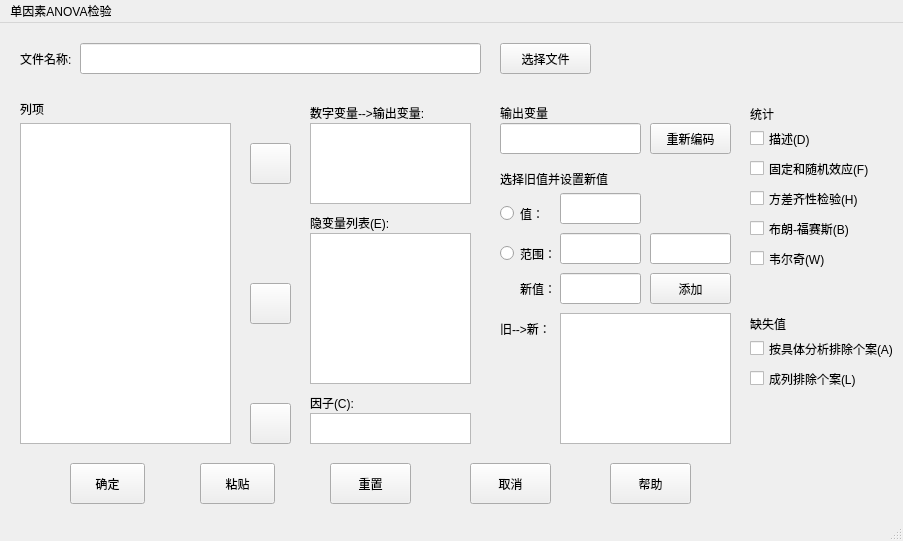
<?xml version="1.0" encoding="UTF-8"?>
<ui version="4.0">
 <class>MainWindow</class>
 <widget class="QMainWindow" name="MainWindow">
  <property name="geometry">
   <rect>
    <x>0</x>
    <y>0</y>
    <width>903</width>
    <height>541</height>
   </rect>
  </property>
  <property name="windowTitle">
   <string>MainWindow</string>
  </property>
  <widget class="QWidget" name="centralwidget">
   <widget class="QListWidget" name="listWidget">
    <property name="geometry">
     <rect>
      <x>20</x>
      <y>100</y>
      <width>211</width>
      <height>321</height>
     </rect>
    </property>
   </widget>
   <widget class="QLabel" name="label">
    <property name="geometry">
     <rect>
      <x>20</x>
      <y>80</y>
      <width>54</width>
      <height>12</height>
     </rect>
    </property>
    <property name="text">
     <string>列项</string>
    </property>
   </widget>
   <widget class="QLabel" name="label_2">
    <property name="geometry">
     <rect>
      <x>20</x>
      <y>20</y>
      <width>54</width>
      <height>31</height>
     </rect>
    </property>
    <property name="text">
     <string>文件名称:</string>
    </property>
   </widget>
   <widget class="QLineEdit" name="lineEdit_file">
    <property name="geometry">
     <rect>
      <x>80</x>
      <y>20</y>
      <width>401</width>
      <height>31</height>
     </rect>
    </property>
   </widget>
   <widget class="QPushButton" name="pushButton_select_file">
    <property name="geometry">
     <rect>
      <x>500</x>
      <y>20</y>
      <width>91</width>
      <height>31</height>
     </rect>
    </property>
    <property name="text">
     <string>选择文件</string>
    </property>
   </widget>
   <widget class="QPushButton" name="pushButton_1">
    <property name="geometry">
     <rect>
      <x>250</x>
      <y>120</y>
      <width>41</width>
      <height>41</height>
     </rect>
    </property>
    <property name="text">
     <string/>
    </property>
   </widget>
   <widget class="QPushButton" name="pushButton_2">
    <property name="geometry">
     <rect>
      <x>250</x>
      <y>260</y>
      <width>41</width>
      <height>41</height>
     </rect>
    </property>
    <property name="text">
     <string/>
    </property>
   </widget>
   <widget class="QPushButton" name="pushButton_3">
    <property name="geometry">
     <rect>
      <x>250</x>
      <y>380</y>
      <width>41</width>
      <height>41</height>
     </rect>
    </property>
    <property name="text">
     <string/>
    </property>
   </widget>
   <widget class="QListWidget" name="listWidget_show">
    <property name="geometry">
     <rect>
      <x>310</x>
      <y>100</y>
      <width>161</width>
      <height>81</height>
     </rect>
    </property>
   </widget>
   <widget class="QListWidget" name="listWidget_row">
    <property name="geometry">
     <rect>
      <x>310</x>
      <y>210</y>
      <width>161</width>
      <height>151</height>
     </rect>
    </property>
   </widget>
   <widget class="QListWidget" name="listWidget_col">
    <property name="geometry">
     <rect>
      <x>310</x>
      <y>390</y>
      <width>161</width>
      <height>31</height>
     </rect>
    </property>
   </widget>
   <widget class="QLabel" name="label_3">
    <property name="geometry">
     <rect>
      <x>310</x>
      <y>80</y>
      <width>161</width>
      <height>20</height>
     </rect>
    </property>
    <property name="text">
     <string>数字变量--&gt;输出变量:</string>
    </property>
   </widget>
   <widget class="QLabel" name="label_4">
    <property name="geometry">
     <rect>
      <x>310</x>
      <y>190</y>
      <width>161</width>
      <height>20</height>
     </rect>
    </property>
    <property name="text">
     <string>隐变量列表(E):</string>
    </property>
   </widget>
   <widget class="QLabel" name="label_5">
    <property name="geometry">
     <rect>
      <x>310</x>
      <y>370</y>
      <width>161</width>
      <height>20</height>
     </rect>
    </property>
    <property name="text">
     <string>因子(C):</string>
    </property>
   </widget>
   <widget class="QLabel" name="label_6">
    <property name="geometry">
     <rect>
      <x>500</x>
      <y>80</y>
      <width>54</width>
      <height>20</height>
     </rect>
    </property>
    <property name="text">
     <string>输出变量</string>
    </property>
   </widget>
   <widget class="QPushButton" name="recode_Button">
    <property name="geometry">
     <rect>
      <x>650</x>
      <y>100</y>
      <width>81</width>
      <height>31</height>
     </rect>
    </property>
    <property name="text">
     <string>重新编码</string>
    </property>
   </widget>
   <widget class="QLabel" name="label_7">
    <property name="geometry">
     <rect>
      <x>500</x>
      <y>140</y>
      <width>121</width>
      <height>31</height>
     </rect>
    </property>
    <property name="text">
     <string>选择旧值并设置新值</string>
    </property>
   </widget>
   <widget class="QRadioButton" name="radioButton">
    <property name="geometry">
     <rect>
      <x>500</x>
      <y>180</y>
      <width>51</width>
      <height>21</height>
     </rect>
    </property>
    <property name="text">
     <string>值：</string>
    </property>
   </widget>
   <widget class="QRadioButton" name="radioButton_2">
    <property name="geometry">
     <rect>
      <x>500</x>
      <y>220</y>
      <width>51</width>
      <height>21</height>
     </rect>
    </property>
    <property name="text">
     <string>范围：</string>
    </property>
   </widget>
   <widget class="QLabel" name="label_8">
    <property name="geometry">
     <rect>
      <x>520</x>
      <y>250</y>
      <width>31</width>
      <height>31</height>
     </rect>
    </property>
    <property name="text">
     <string>新值：</string>
    </property>
   </widget>
   <widget class="QPushButton" name="pushButton_add">
    <property name="geometry">
     <rect>
      <x>650</x>
      <y>250</y>
      <width>81</width>
      <height>31</height>
     </rect>
    </property>
    <property name="text">
     <string>添加</string>
    </property>
   </widget>
   <widget class="QLabel" name="label_9">
    <property name="geometry">
     <rect>
      <x>500</x>
      <y>290</y>
      <width>51</width>
      <height>31</height>
     </rect>
    </property>
    <property name="text">
     <string>旧--&gt;新：</string>
    </property>
   </widget>
   <widget class="QLineEdit" name="lineEdit_new">
    <property name="geometry">
     <rect>
      <x>560</x>
      <y>250</y>
      <width>81</width>
      <height>31</height>
     </rect>
    </property>
   </widget>
   <widget class="QLineEdit" name="lineEdit_low">
    <property name="geometry">
     <rect>
      <x>560</x>
      <y>210</y>
      <width>81</width>
      <height>31</height>
     </rect>
    </property>
   </widget>
   <widget class="QLineEdit" name="lineEdit_old">
    <property name="geometry">
     <rect>
      <x>560</x>
      <y>170</y>
      <width>81</width>
      <height>31</height>
     </rect>
    </property>
   </widget>
   <widget class="QLineEdit" name="lineEdit_up">
    <property name="geometry">
     <rect>
      <x>650</x>
      <y>210</y>
      <width>81</width>
      <height>31</height>
     </rect>
    </property>
   </widget>
   <widget class="QListWidget" name="listWidget_show_recode">
    <property name="geometry">
     <rect>
      <x>560</x>
      <y>290</y>
      <width>171</width>
      <height>131</height>
     </rect>
    </property>
   </widget>
   <widget class="QPushButton" name="submit_Button">
    <property name="geometry">
     <rect>
      <x>70</x>
      <y>440</y>
      <width>75</width>
      <height>41</height>
     </rect>
    </property>
    <property name="text">
     <string>确定</string>
    </property>
   </widget>
   <widget class="QPushButton" name="paste_Button">
    <property name="geometry">
     <rect>
      <x>200</x>
      <y>440</y>
      <width>75</width>
      <height>41</height>
     </rect>
    </property>
    <property name="text">
     <string>粘贴</string>
    </property>
   </widget>
   <widget class="QPushButton" name="reset_Button">
    <property name="geometry">
     <rect>
      <x>330</x>
      <y>440</y>
      <width>81</width>
      <height>41</height>
     </rect>
    </property>
    <property name="text">
     <string>重置</string>
    </property>
   </widget>
   <widget class="QPushButton" name="cancel_Button">
    <property name="geometry">
     <rect>
      <x>470</x>
      <y>440</y>
      <width>81</width>
      <height>41</height>
     </rect>
    </property>
    <property name="text">
     <string>取消</string>
    </property>
   </widget>
   <widget class="QPushButton" name="help_Button_">
    <property name="geometry">
     <rect>
      <x>610</x>
      <y>440</y>
      <width>81</width>
      <height>41</height>
     </rect>
    </property>
    <property name="text">
     <string>帮助</string>
    </property>
   </widget>
   <widget class="QLineEdit" name="lineEdit_recode">
    <property name="geometry">
     <rect>
      <x>500</x>
      <y>100</y>
      <width>141</width>
      <height>31</height>
     </rect>
    </property>
   </widget>
   <widget class="QCheckBox" name="checkBox_1">
    <property name="geometry">
     <rect>
      <x>750</x>
      <y>100</y>
      <width>71</width>
      <height>31</height>
     </rect>
    </property>
    <property name="text">
     <string>描述(D)</string>
    </property>
   </widget>
   <widget class="QCheckBox" name="checkBox_2">
    <property name="geometry">
     <rect>
      <x>750</x>
      <y>130</y>
      <width>121</width>
      <height>31</height>
     </rect>
    </property>
    <property name="text">
     <string>固定和随机效应(F)</string>
    </property>
   </widget>
   <widget class="QCheckBox" name="checkBox_3">
    <property name="geometry">
     <rect>
      <x>750</x>
      <y>160</y>
      <width>111</width>
      <height>31</height>
     </rect>
    </property>
    <property name="text">
     <string>方差齐性检验(H)</string>
    </property>
   </widget>
   <widget class="QCheckBox" name="checkBox_4">
    <property name="geometry">
     <rect>
      <x>750</x>
      <y>190</y>
      <width>101</width>
      <height>31</height>
     </rect>
    </property>
    <property name="text">
     <string>布朗-福赛斯(B)</string>
    </property>
   </widget>
   <widget class="QCheckBox" name="checkBox_5">
    <property name="geometry">
     <rect>
      <x>750</x>
      <y>220</y>
      <width>101</width>
      <height>31</height>
     </rect>
    </property>
    <property name="text">
     <string>韦尔奇(W)</string>
    </property>
   </widget>
   <widget class="QLabel" name="label_10">
    <property name="geometry">
     <rect>
      <x>750</x>
      <y>80</y>
      <width>54</width>
      <height>21</height>
     </rect>
    </property>
    <property name="text">
     <string>统计</string>
    </property>
   </widget>
   <widget class="QCheckBox" name="checkBox_6">
    <property name="geometry">
     <rect>
      <x>750</x>
      <y>310</y>
      <width>151</width>
      <height>31</height>
     </rect>
    </property>
    <property name="text">
     <string>按具体分析排除个案(A)</string>
    </property>
   </widget>
   <widget class="QLabel" name="label_11">
    <property name="geometry">
     <rect>
      <x>750</x>
      <y>290</y>
      <width>54</width>
      <height>21</height>
     </rect>
    </property>
    <property name="text">
     <string>缺失值</string>
    </property>
   </widget>
   <widget class="QCheckBox" name="checkBox_7">
    <property name="geometry">
     <rect>
      <x>750</x>
      <y>340</y>
      <width>151</width>
      <height>31</height>
     </rect>
    </property>
    <property name="text">
     <string>成列排除个案(L)</string>
    </property>
   </widget>
  </widget>
  <widget class="QMenuBar" name="menubar">
   <property name="geometry">
    <rect>
     <x>0</x>
     <y>0</y>
     <width>903</width>
     <height>23</height>
    </rect>
   </property>
   <widget class="QMenu" name="menuF">
    <property name="title">
     <string>单因素ANOVA检验</string>
    </property>
   </widget>
   <addaction name="menuF"/>
  </widget>
  <widget class="QStatusBar" name="statusbar"/>
 </widget>
 <resources/>
 <connections/>
</ui>
